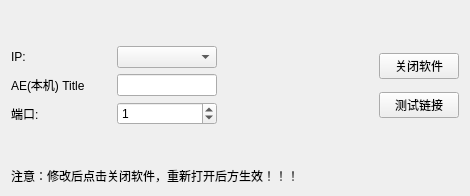
<?xml version="1.0" encoding="UTF-8"?>
<ui version="4.0">
 <class>ScpSettingView</class>
 <widget class="QWidget" name="ScpSettingView">
  <property name="geometry">
   <rect>
    <x>0</x>
    <y>0</y>
    <width>470</width>
    <height>196</height>
   </rect>
  </property>
  <property name="minimumSize">
   <size>
    <width>470</width>
    <height>196</height>
   </size>
  </property>
  <property name="maximumSize">
   <size>
    <width>470</width>
    <height>196</height>
   </size>
  </property>
  <property name="windowTitle">
   <string>Form</string>
  </property>
  <layout class="QVBoxLayout" name="verticalLayout_2">
   <item>
    <spacer name="verticalSpacer_2">
     <property name="orientation">
      <enum>Qt::Vertical</enum>
     </property>
     <property name="sizeHint" stdset="0">
      <size>
       <width>20</width>
       <height>40</height>
      </size>
     </property>
    </spacer>
   </item>
   <item>
    <layout class="QHBoxLayout" name="horizontalLayout">
     <item>
      <layout class="QGridLayout" name="gridLayout">
       <item row="2" column="1">
        <widget class="QSpinBox" name="spin_part">
         <property name="minimumSize">
          <size>
           <width>100</width>
           <height>0</height>
          </size>
         </property>
         <property name="maximumSize">
          <size>
           <width>100</width>
           <height>16777215</height>
          </size>
         </property>
         <property name="maximum">
          <number>9999</number>
         </property>
         <property name="value">
          <number>1</number>
         </property>
        </widget>
       </item>
       <item row="0" column="0">
        <widget class="QLabel" name="label">
         <property name="minimumSize">
          <size>
           <width>100</width>
           <height>0</height>
          </size>
         </property>
         <property name="maximumSize">
          <size>
           <width>100</width>
           <height>16777215</height>
          </size>
         </property>
         <property name="text">
          <string>IP:</string>
         </property>
        </widget>
       </item>
       <item row="1" column="1">
        <widget class="QLineEdit" name="edit_aet">
         <property name="minimumSize">
          <size>
           <width>100</width>
           <height>0</height>
          </size>
         </property>
         <property name="maximumSize">
          <size>
           <width>100</width>
           <height>16777215</height>
          </size>
         </property>
         <property name="text">
          <string/>
         </property>
        </widget>
       </item>
       <item row="2" column="0">
        <widget class="QLabel" name="label_3">
         <property name="minimumSize">
          <size>
           <width>100</width>
           <height>0</height>
          </size>
         </property>
         <property name="maximumSize">
          <size>
           <width>100</width>
           <height>16777215</height>
          </size>
         </property>
         <property name="text">
          <string>端口:</string>
         </property>
        </widget>
       </item>
       <item row="1" column="0">
        <widget class="QLabel" name="label_2">
         <property name="minimumSize">
          <size>
           <width>100</width>
           <height>0</height>
          </size>
         </property>
         <property name="maximumSize">
          <size>
           <width>100</width>
           <height>16777215</height>
          </size>
         </property>
         <property name="text">
          <string>AE(本机) Title</string>
         </property>
        </widget>
       </item>
       <item row="0" column="1">
        <widget class="QComboBox" name="combo_box"/>
       </item>
      </layout>
     </item>
     <item>
      <spacer name="horizontalSpacer">
       <property name="orientation">
        <enum>Qt::Horizontal</enum>
       </property>
       <property name="sizeHint" stdset="0">
        <size>
         <width>40</width>
         <height>20</height>
        </size>
       </property>
      </spacer>
     </item>
     <item>
      <layout class="QVBoxLayout" name="verticalLayout">
       <item>
        <widget class="QPushButton" name="pushButton_2">
         <property name="minimumSize">
          <size>
           <width>80</width>
           <height>0</height>
          </size>
         </property>
         <property name="maximumSize">
          <size>
           <width>80</width>
           <height>16777215</height>
          </size>
         </property>
         <property name="text">
          <string>关闭软件</string>
         </property>
        </widget>
       </item>
       <item>
        <widget class="QPushButton" name="pushButton">
         <property name="minimumSize">
          <size>
           <width>80</width>
           <height>0</height>
          </size>
         </property>
         <property name="maximumSize">
          <size>
           <width>80</width>
           <height>16777215</height>
          </size>
         </property>
         <property name="text">
          <string>测试链接</string>
         </property>
        </widget>
       </item>
      </layout>
     </item>
    </layout>
   </item>
   <item>
    <spacer name="verticalSpacer">
     <property name="orientation">
      <enum>Qt::Vertical</enum>
     </property>
     <property name="sizeHint" stdset="0">
      <size>
       <width>20</width>
       <height>40</height>
      </size>
     </property>
    </spacer>
   </item>
   <item>
    <widget class="QLabel" name="label_4">
     <property name="text">
      <string>注意：修改后点击关闭软件，重新打开后方生效！！！</string>
     </property>
    </widget>
   </item>
  </layout>
 </widget>
 <resources/>
 <connections/>
</ui>
